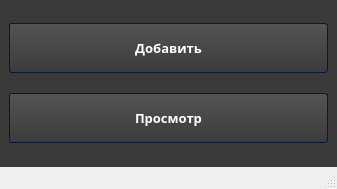
<?xml version="1.0" encoding="UTF-8"?>
<ui version="4.0">
 <class>startWindowUi</class>
 <widget class="QMainWindow" name="startWindowUi">
  <property name="geometry">
   <rect>
    <x>0</x>
    <y>0</y>
    <width>337</width>
    <height>189</height>
   </rect>
  </property>
  <property name="font">
   <font>
    <pointsize>10</pointsize>
   </font>
  </property>
  <property name="windowTitle">
   <string>Выберите необходимое действие</string>
  </property>
  <widget class="QWidget" name="centralwidget">
   <property name="font">
    <font>
     <family>Kartika</family>
     <weight>75</weight>
     <bold>true</bold>
    </font>
   </property>
   <property name="styleSheet">
    <string notr="true">QWidget
{
	background-color: #3a3a3a;
	color: #fff;
	selection-background-color: #b78620;
	selection-color: #000;

}


/*-----QLabel-----*/
QLabel
{
	background-color: transparent;
	color: #fff;

}


/*-----QMenuBar-----*/
QMenuBar 
{
	background-color: qlineargradient(spread:repeat, x1:1, y1:0, x2:1, y2:1, stop:0 rgba(57, 57, 57, 255),stop:1 rgba(50, 50, 50, 255));
	border: 1px solid #000;
	color: #fff;

}


QMenuBar::item 
{
	background-color: transparent;

}


QMenuBar::item:selected 
{
	background-color: rgba(183, 134, 32, 20%);
	border: 1px solid #b78620;
	color: #fff;

}


QMenuBar::item:pressed 
{
	background-color: rgb(183, 134, 32);
	border: 1px solid #b78620;
	color: #fff;

}


/*-----QMenu-----*/
QMenu
{
    background-color: qlineargradient(spread:repeat, x1:1, y1:0, x2:1, y2:1, stop:0 rgba(57, 57, 57, 255),stop:1 rgba(50, 50, 50, 255));
    border: 1px solid #222;
    padding: 4px;
	color: #fff;

}


QMenu::item
{
    background-color: transparent;
    padding: 2px 20px 2px 20px;

}


QMenu::separator
{
   	background-color: rgb(183, 134, 32);
	height: 1px;

}


QMenu::item:disabled
{
    color: #555;
    background-color: transparent;
    padding: 2px 20px 2px 20px;

}


QMenu::item:selected
{
	background-color: rgba(183, 134, 32, 20%);
	border: 1px solid #b78620;
	color: #fff;

}


/*-----QToolBar-----*/
QToolBar
{
	background-color: qlineargradient(spread:repeat, x1:1, y1:0, x2:1, y2:1, stop:0 rgba(69, 69, 69, 255),stop:1 rgba(58, 58, 58, 255));
	border-top: none;
	border-bottom: 1px solid #4f4f4f;
	border-left: 1px solid #4f4f4f;
	border-right: 1px solid #4f4f4f;

}


QToolBar::separator
{
	background-color: #2e2e2e;
	width: 1px;

}


/*-----QToolButton-----*/
QToolButton 
{
	background-color: transparent;
	color: #fff;
	padding: 5px;
	padding-left: 8px;
	padding-right: 8px;
	margin-left: 1px;
}


QToolButton:hover
{
	background-color: rgba(183, 134, 32, 20%);
	border: 1px solid #b78620;
	color: #fff;
	
}


QToolButton:pressed
{
	background-color: qlineargradient(spread:repeat, x1:1, y1:0, x2:1, y2:1, stop:0 rgba(57, 57, 57, 255),stop:1 rgba(50, 50, 50, 255));
	border: 1px solid #b78620;

}


QToolButton:checked
{
	background-color: qlineargradient(spread:repeat, x1:1, y1:0, x2:1, y2:1, stop:0 rgba(57, 57, 57, 255),stop:1 rgba(50, 50, 50, 255));
	border: 1px solid #222;
}


/*-----QPushButton-----*/
QPushButton
{
	background-color: qlineargradient(spread:repeat, x1:1, y1:0, x2:1, y2:1, stop:0 rgba(84, 84, 84, 255),stop:1 rgba(59, 59, 59, 255));
	color: #ffffff;
	min-width: 80px;
	border-style: solid;
	border-width: 1px;
	border-radius: 3px;
	border-color: #051a39;
	padding: 5px;

}


QPushButton::flat
{
	background-color: transparent;
	border: none;
	color: #fff;

}


QPushButton::disabled
{
	background-color: #404040;
	color: #656565;
	border-color: #051a39;

}


QPushButton::hover
{
	background-color: rgba(183, 134, 32, 20%);
	border: 1px solid #b78620;

}


QPushButton::pressed
{
	background-color: qlineargradient(spread:repeat, x1:1, y1:0, x2:1, y2:1, stop:0 rgba(74, 74, 74, 255),stop:1 rgba(49, 49, 49, 255));
	border: 1px solid #b78620;

}


QPushButton::checked
{
	background-color: qlineargradient(spread:repeat, x1:1, y1:0, x2:1, y2:1, stop:0 rgba(74, 74, 74, 255),stop:1 rgba(49, 49, 49, 255));
	border: 1px solid #222;

}


/*-----QLineEdit-----*/
QLineEdit
{
	background-color: #131313;
	color : #eee;
	border: 1px solid #343434;
	border-radius: 2px;
	padding: 3px;
	padding-left: 5px;

}


/*-----QPlainTExtEdit-----*/
QPlainTextEdit
{
	background-color: #131313;
	color : #eee;
	border: 1px solid #343434;
	border-radius: 2px;
	padding: 3px;
	padding-left: 5px;

}


/*-----QTabBar-----*/
QTabBar::tab
{
	background-color: qlineargradient(spread:repeat, x1:1, y1:0, x2:1, y2:1, stop:0 rgba(84, 84, 84, 255),stop:1 rgba(59, 59, 59, 255));
	color: #ffffff;
	border-style: solid;
	border-width: 1px;
	border-color: #666;
	border-bottom: none;
	padding: 5px;
	padding-left: 15px;
	padding-right: 15px;

}


QTabWidget::pane 
{
	background-color: red;
	border: 1px solid #666;
	top: 1px;

}


QTabBar::tab:last
{
	margin-right: 0; 

}


QTabBar::tab:first:!selected
{
	background-color: #0c0c0d;
	margin-left: 0px;

}


QTabBar::tab:!selected
{
	color: #b1b1b1;
	border-bottom-style: solid;
	background-color: #0c0c0d;

}


QTabBar::tab:selected
{
	margin-bottom: 0px;

}


QTabBar::tab:!selected:hover
{
	border-top-color: #b78620;

}


/*-----QComboBox-----*/
QComboBox
{
    background-color: qlineargradient(spread:repeat, x1:1, y1:0, x2:1, y2:1, stop:0 rgba(84, 84, 84, 255),stop:1 rgba(59, 59, 59, 255));
    border: 1px solid #000;
    padding-left: 6px;
    color: #ffffff;
    height: 20px;

}


QComboBox::disabled
{
	background-color: #404040;
	color: #656565;
	border-color: #051a39;

}


QComboBox:on
{
    background-color: #b78620;
	color: #000;

}


QComboBox QAbstractItemView
{
    background-color: #383838;
    color: #ffffff;
    border: 1px solid black;
    selection-background-color: #b78620;
    outline: 0;

}


QComboBox::drop-down
{
	background-color: qlineargradient(spread:repeat, x1:1, y1:0, x2:1, y2:1, stop:0 rgba(57, 57, 57, 255),stop:1 rgba(50, 50, 50, 255));
    subcontrol-origin: padding;
    subcontrol-position: top right;
    width: 15px;
    border-left-width: 1px;
    border-left-color: black;
    border-left-style: solid; 

}


QComboBox::down-arrow
{
    image: url(://arrow-down.png);
    width: 8px;
    height: 8px;
}


/*-----QSpinBox &amp; QDateTimeEdit-----*/
QSpinBox,
QDateTimeEdit 
{
    background-color: #131313;
	color : #eee;
	border: 1px solid #343434;
	padding: 3px;
	padding-left: 5px;
    border-radius : 2px;

}


QSpinBox::up-button, 
QDateTimeEdit::up-button
{
	border-top-right-radius:2px;
	background-color: #777777;
    width: 16px; 
    border-width: 1px;

}


QSpinBox::up-button:hover, 
QDateTimeEdit::up-button:hover
{
	background-color: #585858;

}


QSpinBox::up-button:pressed, 
QDateTimeEdit::up-button:pressed
{
	background-color: #252525;
    width: 16px; 
    border-width: 1px;

}


QSpinBox::up-arrow,
QDateTimeEdit::up-arrow
{
    image: url(://arrow-up.png);
    width: 7px;
    height: 7px;

}


QSpinBox::down-button, 
QDateTimeEdit::down-button
{
	border-bottom-right-radius:2px;
	background-color: #777777;
    width: 16px; 
    border-width: 1px;

}


QSpinBox::down-button:hover, 
QDateTimeEdit::down-button:hover
{
	background-color: #585858;

}


QSpinBox::down-button:pressed, 
QDateTimeEdit::down-button:pressed
{
	background-color: #252525;
    width: 16px; 
    border-width: 1px;

}


QSpinBox::down-arrow,
QDateTimeEdit::down-arrow
{
    image: url(://arrow-down.png);
    width: 7px;
    height: 7px;

}


/*-----QGroupBox-----*/
QGroupBox 
{
    border: 1px solid;
    border-color: #666666;
	border-radius: 5px;
    margin-top: 20px;

}


QGroupBox::title  
{
    background-color: transparent;
    color: #eee;
    subcontrol-origin: margin;
    padding: 5px;
	border-top-left-radius: 3px;
	border-top-right-radius: 3px;

}


/*-----QHeaderView-----*/
QHeaderView::section
{
    background-color: qlineargradient(spread:repeat, x1:1, y1:0, x2:1, y2:1, stop:0 rgba(60, 60, 60, 255),stop:1 rgba(50, 50, 50, 255));
	border: 1px solid #000;
    color: #fff;
    text-align: left;
	padding: 4px;
	
}


QHeaderView::section:disabled
{
    background-color: #525251;
    color: #656565;

}


QHeaderView::section:checked
{
    background-color: qlineargradient(spread:repeat, x1:1, y1:0, x2:1, y2:1, stop:0 rgba(60, 60, 60, 255),stop:1 rgba(50, 50, 50, 255));
    color: #fff;

}


QHeaderView::section::vertical::first,
QHeaderView::section::vertical::only-one
{
    border-top: 1px solid #353635;

}


QHeaderView::section::vertical
{
    border-top: 1px solid #353635;

}


QHeaderView::section::horizontal::first,
QHeaderView::section::horizontal::only-one
{
    border-left: 1px solid #353635;

}


QHeaderView::section::horizontal
{
    border-left: 1px solid #353635;

}


QTableCornerButton::section
{
    background-color: qlineargradient(spread:repeat, x1:1, y1:0, x2:1, y2:1, stop:0 rgba(60, 60, 60, 255),stop:1 rgba(50, 50, 50, 255));
	border: 1px solid #000;
    color: #fff;

}


/*-----QTreeWidget-----*/
QTreeView
{
	show-decoration-selected: 1;
	alternate-background-color: #3a3a3a;
	selection-color: #fff;
	background-color: #2d2d2d;
	border: 1px solid gray;
	padding-top : 5px;
	color: #fff;
	font: 8pt;

}


QTreeView::item:selected
{
	color:#fff;
	background-color: #b78620;
	border-radius: 0px;

}


QTreeView::item:!selected:hover
{
    background-color: #262626;
    border: none;
    color: white;

}


QTreeView::branch:has-children:!has-siblings:closed,
QTreeView::branch:closed:has-children:has-siblings 
{
	image: url(://tree-closed.png);

}


QTreeView::branch:open:has-children:!has-siblings,
QTreeView::branch:open:has-children:has-siblings  
{
	image: url(://tree-open.png);

}


/*-----QListView-----*/
QListView 
{
	background-color: qlineargradient(spread:repeat, x1:1, y1:0, x2:1, y2:1, stop:0 rgba(83, 83, 83, 255),stop:0.293269 rgba(81, 81, 81, 255),stop:0.634615 rgba(79, 79, 79, 255),stop:1 rgba(83, 83, 83, 255));
    border : none;
    color: white;
    show-decoration-selected: 1; 
    outline: 0;
	border: 1px solid gray;

}


QListView::disabled 
{
	background-color: #656565;
	color: #1b1b1b;
    border: 1px solid #656565;

}


QListView::item 
{
	background-color: #2d2d2d;
    padding: 1px;

}


QListView::item:alternate 
{
    background-color: #3a3a3a;

}


QListView::item:selected 
{
	background-color: #b78620;
	border: 1px solid #b78620;
	color: #fff;

}


QListView::item:selected:!active 
{
	background-color: #b78620;
	border: 1px solid #b78620;
	color: #fff;

}


QListView::item:selected:active 
{
	background-color: #b78620;
	border: 1px solid #b78620;
	color: #fff;

}


QListView::item:hover {
    background-color: #262626;
    border: none;
    color: white;

}


/*-----QCheckBox-----*/
QCheckBox
{
	background-color: transparent;
    color: lightgray;
	border: none;

}


QCheckBox::indicator
{
    background-color: #323232;
    border: 1px solid darkgray;
    width: 12px;
    height: 12px;

}


QCheckBox::indicator:checked
{
    image:url(&quot;./ressources/check.png&quot;);
	background-color: #b78620;
    border: 1px solid #3a546e;

}


QCheckBox::indicator:unchecked:hover
{
	border: 1px solid #b78620; 

}


QCheckBox::disabled
{
	color: #656565;

}


QCheckBox::indicator:disabled
{
	background-color: #656565;
	color: #656565;
    border: 1px solid #656565;

}


/*-----QRadioButton-----*/
QRadioButton 
{
	color: lightgray;
	background-color: transparent;

}


QRadioButton::indicator::unchecked:hover 
{
	background-color: lightgray;
	border: 2px solid #b78620;
	border-radius: 6px;
}


QRadioButton::indicator::checked 
{
	border: 2px solid #b78620;
	border-radius: 6px;
	background-color: rgba(183,134,32,20%);  
	width: 9px; 
	height: 9px; 

}


/*-----QSlider-----*/
QSlider::groove:horizontal 
{
	background-color: transparent;
	height: 3px;

}


QSlider::sub-page:horizontal 
{
	background-color: #b78620;

}


QSlider::add-page:horizontal 
{
	background-color: #131313;

}


QSlider::handle:horizontal 
{
	background-color: #b78620;
	width: 14px;
	margin-top: -6px;
	margin-bottom: -6px;
	border-radius: 6px;

}


QSlider::handle:horizontal:hover 
{
	background-color: #d89e25;
	border-radius: 6px;

}


QSlider::sub-page:horizontal:disabled 
{
	background-color: #bbb;
	border-color: #999;

}


QSlider::add-page:horizontal:disabled 
{
	background-color: #eee;
	border-color: #999;

}


QSlider::handle:horizontal:disabled 
{
	background-color: #eee;
	border: 1px solid #aaa;
	border-radius: 3px;

}


/*-----QScrollBar-----*/
QScrollBar:horizontal
{
    border: 1px solid #222222;
    background-color: #3d3d3d;
    height: 15px;
    margin: 0px 16px 0 16px;

}


QScrollBar::handle:horizontal
{
	background-color: qlineargradient(spread:repeat, x1:1, y1:0, x2:1, y2:1, stop:0 rgba(97, 97, 97, 255),stop:1 rgba(90, 90, 90, 255));
	border: 1px solid #2d2d2d;
    min-height: 20px;

}


QScrollBar::add-line:horizontal
{
	background-color: qlineargradient(spread:repeat, x1:1, y1:0, x2:1, y2:1, stop:0 rgba(97, 97, 97, 255),stop:1 rgba(90, 90, 90, 255));
	border: 1px solid #2d2d2d;
    width: 15px;
    subcontrol-position: right;
    subcontrol-origin: margin;

}


QScrollBar::sub-line:horizontal
{
	background-color: qlineargradient(spread:repeat, x1:1, y1:0, x2:1, y2:1, stop:0 rgba(97, 97, 97, 255),stop:1 rgba(90, 90, 90, 255));
	border: 1px solid #2d2d2d;
    width: 15px;
    subcontrol-position: left;
    subcontrol-origin: margin;

}


QScrollBar::right-arrow:horizontal
{
    image: url(://arrow-right.png);
    width: 6px;
    height: 6px;

}


QScrollBar::left-arrow:horizontal
{
    image: url(://arrow-left.png);
    width: 6px;
    height: 6px;

}


QScrollBar::add-page:horizontal, QScrollBar::sub-page:horizontal
{
    background: none;

}


QScrollBar:vertical
{
    background-color: #3d3d3d;
    width: 16px;
	border: 1px solid #2d2d2d;
    margin: 16px 0px 16px 0px;

}


QScrollBar::handle:vertical
{
    background-color: qlineargradient(spread:repeat, x1:1, y1:0, x2:1, y2:1, stop:0 rgba(97, 97, 97, 255),stop:1 rgba(90, 90, 90, 255));
	border: 1px solid #2d2d2d;
    min-height: 20px;

}


QScrollBar::add-line:vertical
{
	background-color: qlineargradient(spread:repeat, x1:1, y1:0, x2:1, y2:1, stop:0 rgba(97, 97, 97, 255),stop:1 rgba(90, 90, 90, 255));
	border: 1px solid #2d2d2d;
    height: 15px;
    subcontrol-position: bottom;
    subcontrol-origin: margin;

}


QScrollBar::sub-line:vertical
{
	background-color: qlineargradient(spread:repeat, x1:1, y1:0, x2:1, y2:1, stop:0 rgba(97, 97, 97, 255),stop:1 rgba(90, 90, 90, 255));
	border: 1px solid #2d2d2d;
    height: 15px;
    subcontrol-position: top;
    subcontrol-origin: margin;

}


QScrollBar::up-arrow:vertical
{
    image: url(://arrow-up.png);
    width: 6px;
    height: 6px;

}


QScrollBar::down-arrow:vertical
{
    image: url(://arrow-down.png);
    width: 6px;
    height: 6px;

}


QScrollBar::add-page:vertical, QScrollBar::sub-page:vertical
{
    background: none;

}


/*-----QProgressBar-----*/
QProgressBar
{
    border: 1px solid #666666;
    text-align: center;
	color: #000;
	font-weight: bold;

}


QProgressBar::chunk
{
    background-color: #b78620;
    width: 30px;
    margin: 0.5px;

}

</string>
   </property>
   <layout class="QGridLayout" name="gridLayout">
    <item row="1" column="0">
     <widget class="QPushButton" name="pushButtonView">
      <property name="minimumSize">
       <size>
        <width>92</width>
        <height>50</height>
       </size>
      </property>
      <property name="font">
       <font>
        <family>Kartika</family>
        <pointsize>10</pointsize>
        <weight>75</weight>
        <bold>true</bold>
       </font>
      </property>
      <property name="text">
       <string>Просмотр</string>
      </property>
      <property name="autoDefault">
       <bool>true</bool>
      </property>
      <property name="default">
       <bool>false</bool>
      </property>
      <property name="flat">
       <bool>false</bool>
      </property>
     </widget>
    </item>
    <item row="0" column="0">
     <widget class="QPushButton" name="pushButtonAdd">
      <property name="minimumSize">
       <size>
        <width>92</width>
        <height>50</height>
       </size>
      </property>
      <property name="font">
       <font>
        <family>Kartika</family>
        <pointsize>10</pointsize>
        <weight>75</weight>
        <bold>true</bold>
       </font>
      </property>
      <property name="styleSheet">
       <string notr="true">html * {
  box-sizing: border-box;
}

body {
  font-size: 16px;
  padding: 10px;
  background: #333333;
  color: #ffffff;
  text-align: center;
  height: 100vh;
  margin: 0;
  display: flex;
  align-items: center;
  height: 100vh;
}

.container {
  width: 100%;
}
.border-animation {
  --border-width: 0.1em;
  --animation-speed: 0.5s;
  --color: #ffffff;
  color: var(--color);
  position: relative;
  display: inline-block;
  font-size: 4em;
  line-height: 1em;
  transform: scale(1, 0.8);
  border: var(--border-width) solid transparent;
}
.border-animation .border-animation__inner {
  position: relative;
  display: inline-block;
  width: 100%;
  font-family: &quot;Six Caps&quot;, sans-serif;
  font-weight: 300;
  text-transform: uppercase;
  letter-spacing: 0.05em;
  cursor: pointer;
  padding: 0.2em;
  background: #333;
  z-index: 1;
  border: solid var(--border-width) transparent;
}
.border-animation:before, .border-animation:after {
  content: &quot;&quot;;
  position: absolute;
  background: var(--color);
}
.border-animation:focus:before, .border-animation:hover:before {
  -webkit-animation: beforeBorders var(--animation-speed) forwards ease-in-out;
          animation: beforeBorders var(--animation-speed) forwards ease-in-out;
}
.border-animation:focus:after, .border-animation:hover:after {
  -webkit-animation: afterBorders var(--animation-speed) forwards ease-in-out;
          animation: afterBorders var(--animation-speed) forwards ease-in-out;
}
.border-animation:focus, .border-animation:hover {
  -webkit-animation: borderColors var(--animation-speed) steps(1) forwards;
          animation: borderColors var(--animation-speed) steps(1) forwards;
  outline: none;
}
.border-animation:focus .border-animation__inner, .border-animation:hover .border-animation__inner {
  -webkit-animation: background calc(var(--animation-speed) / 5 * 3) forwards ease-in-out;
          animation: background calc(var(--animation-speed) / 5 * 3) forwards ease-in-out;
  -webkit-animation-delay: calc(var(--animation-speed) / 5 * 2);
          animation-delay: calc(var(--animation-speed) / 5 * 2);
}


</string>
      </property>
      <property name="text">
       <string>Добавить</string>
      </property>
      <property name="autoDefault">
       <bool>true</bool>
      </property>
      <property name="default">
       <bool>false</bool>
      </property>
      <property name="flat">
       <bool>false</bool>
      </property>
     </widget>
    </item>
   </layout>
  </widget>
  <widget class="QMenuBar" name="menubar">
   <property name="geometry">
    <rect>
     <x>0</x>
     <y>0</y>
     <width>337</width>
     <height>21</height>
    </rect>
   </property>
  </widget>
  <widget class="QStatusBar" name="statusbar"/>
 </widget>
 <resources/>
 <connections/>
</ui>
